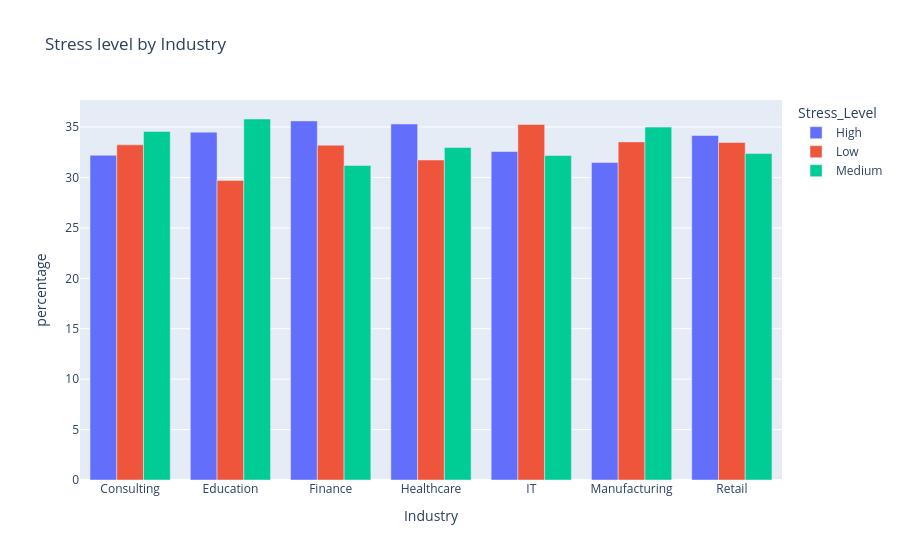

Notebook source saved alongside this figure:
### Code cell
#visualizing the dataframe
fig=px.bar(df_stressindus, x='Industry', y='percentage', color='Stress_Level', barmode='group', title='Stress level by Industry')
fig.show()

### Figure 1 — Plotly figure (JSON) as saved in the notebook; plotly's stock layout.template omitted (floating-point values rounded to 4 significant figures)
{"data": [{"alignmentgroup": "True", "hovertemplate": "Stress_Level=High<br>Industry=%{x}<br>percentage=%{y}<extra></extra>", "legendgroup": "High", "marker": {"color": "#636efa", "pattern": {"shape": ""}}, "name": "High", "offsetgroup": "High", "orientation": "v", "showlegend": true, "textposition": "auto", "type": "bar", "x": ["Consulting", "Education", "Finance", "Healthcare", "IT", "Manufacturing", "Retail"], "xaxis": "x", "y": [32.21, 34.49, 35.61, 35.3, 32.57, 31.48, 34.16], "yaxis": "y"}, {"alignmentgroup": "True", "hovertemplate": "Stress_Level=Low<br>Industry=%{x}<br>percentage=%{y}<extra></extra>", "legendgroup": "Low", "marker": {"color": "#EF553B", "pattern": {"shape": ""}}, "name": "Low", "offsetgroup": "Low", "orientation": "v", "showlegend": true, "textposition": "auto", "type": "bar", "x": ["Consulting", "Education", "Finance", "Healthcare", "IT", "Manufacturing", "Retail"], "xaxis": "x", "y": [33.24, 29.71, 33.2, 31.73, 35.25, 33.53, 33.47], "yaxis": "y"}, {"alignmentgroup": "True", "hovertemplate": "Stress_Level=Medium<br>Industry=%{x}<br>percentage=%{y}<extra></extra>", "legendgroup": "Medium", "marker": {"color": "#00cc96", "pattern": {"shape": ""}}, "name": "Medium", "offsetgroup": "Medium", "orientation": "v", "showlegend": true, "textposition": "auto", "type": "bar", "x": ["Consulting", "Education", "Finance", "Healthcare", "IT", "Manufacturing", "Retail"], "xaxis": "x", "y": [34.56, 35.8, 31.19, 32.97, 32.17, 34.99, 32.37], "yaxis": "y"}], "layout": {"barmode": "group", "legend": {"title": {"text": "Stress_Level"}, "tracegroupgap": 0}, "title": {"text": "Stress level by Industry"}, "xaxis": {"anchor": "y", "domain": [0, 1], "title": {"text": "Industry"}}, "yaxis": {"anchor": "x", "domain": [0, 1], "title": {"text": "percentage"}}}}
